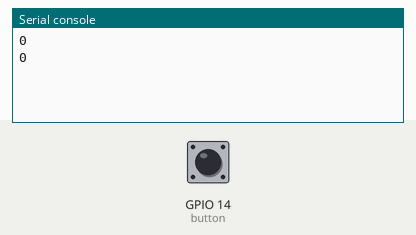
Simulated run of this program. Board: ESP32 board running MicroPython. Parts: the last lines printed to the serial console. Inputs (shaded band) come from the test bench; at power-on: GPIO 14 (button) HIGH.

Above: at 1.2 s.
1.3 s: GPIO 14 (button) pulled LOW for 0.15 s
At 2.5 s:
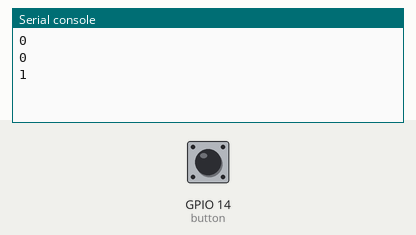
2.9 s: GPIO 14 (button) pulled LOW for 1 s
At 3.8 s:
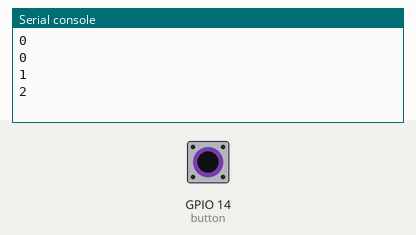
5.4 s: GPIO 14 (button) pulled LOW for 0.15 s
At 6.7 s:
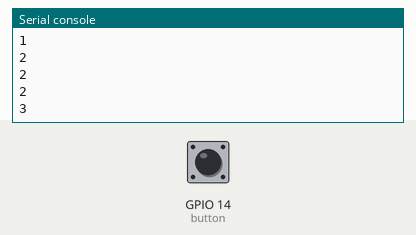
Timing chart, 0 to 8.4 s (numbered marks = the images above; inputs shaded):
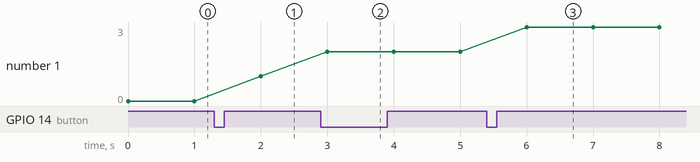

Measured:
- after the input at 1.3 s, the serial console: prints a new line after 0.70 s (image 1)
- after the input at 2.9 s, the serial console: prints a new line after 0.10 s (image 2)
- after the input at 5.4 s, the serial console: prints a new line after 0.60 s (image 3)
- plotted number 1: 0 → 1 after the input at 1.3 s, 1 → 2 after the input at 2.9 s, 2 → 3 after the input at 5.4 s

The program:

design_count.py
```python
from machine import Pin
import time

button = Pin(14, Pin.IN, Pin.PULL_UP)


def on_press(pin):
    global count
    count += 1


count = 0
button.irq(trigger=Pin.IRQ_FALLING, handler=on_press)
while True:
    print(count)
    time.sleep(1)
```
